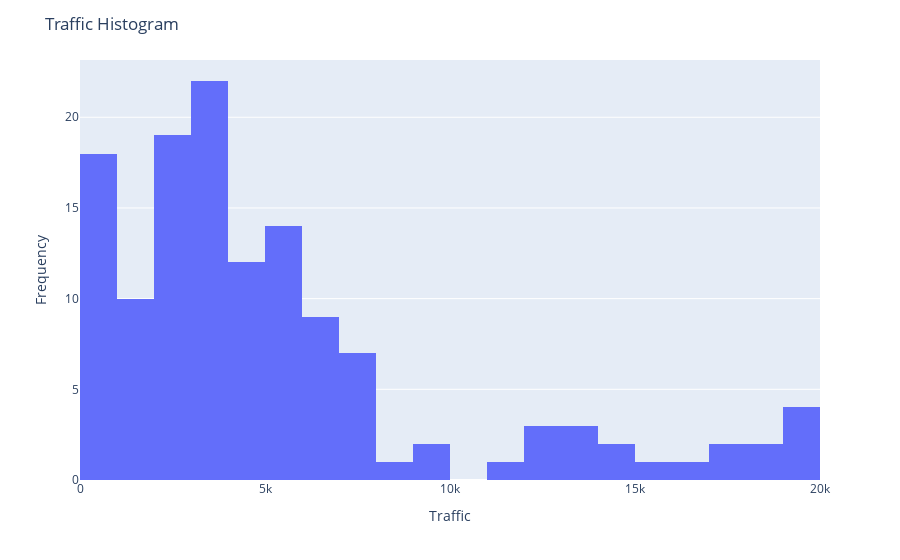

Source (notebook cell):
### Code cell
import plotly.express as px

# Create a histogram of the "Traffic" column
fig = px.histogram(filtered_bridges, x='Traffic', nbins=23, labels={
                   'Traffic': 'Traffic', 'count': 'Frequency'})

# Update layout
fig.update_layout(title='Traffic Histogram',
                  xaxis_title='Traffic', yaxis_title='Frequency')

# Show the plot
fig.show()

### Figure 1 — Plotly figure (JSON) as saved in the notebook; plotly's stock layout.template omitted (floating-point values rounded to 4 significant figures; data arrays with more than 128 entries replaced by an {"elided": "..."} marker saying what was removed)
{"data": [{"alignmentgroup": "True", "bingroup": "x", "hovertemplate": "Traffic=%{x}<br>count=%{y}<extra></extra>", "legendgroup": "", "marker": {"color": "#636efa", "pattern": {"shape": ""}}, "name": "", "nbinsx": 23, "offsetgroup": "", "orientation": "v", "showlegend": false, "type": "histogram", "x": {"elided": "133 int values"}, "xaxis": "x", "yaxis": "y"}], "layout": {"barmode": "relative", "legend": {"tracegroupgap": 0}, "margin": {"t": 60}, "title": {"text": "Traffic Histogram"}, "xaxis": {"anchor": "y", "domain": [0, 1], "title": {"text": "Traffic"}}, "yaxis": {"anchor": "x", "domain": [0, 1], "title": {"text": "Frequency"}}}}
